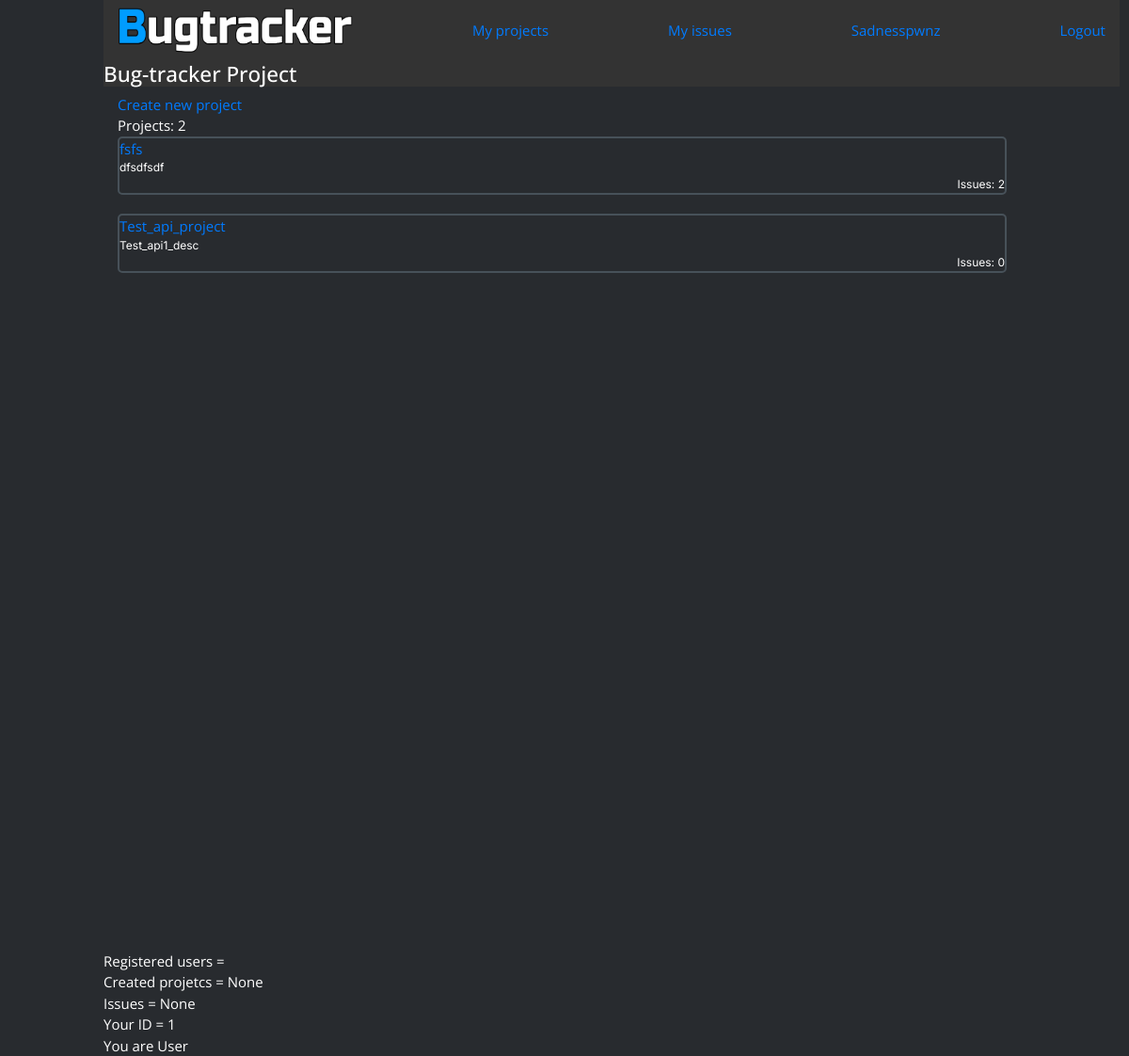
The app's page /profile/1/projects (signed in) with its own data.
### data/models.py (models this page shows, shortened)
class User(SqlAlchemyBase, UserMixin, SerializerMixin):
    __tablename__ = 'users'
    id = sqlalchemy.Column(sqlalchemy.Integer,
                           primary_key=True, autoincrement=True)
    username = sqlalchemy.Column(sqlalchemy.String, nullable=False, unique=True)
    hashed_password = sqlalchemy.Column(sqlalchemy.String, nullable=True)
    reg_ip = sqlalchemy.Column(sqlalchemy.String, nullable=True)
    last_ip = sqlalchemy.Column(sqlalchemy.String, nullable=True)
    created_date = sqlalchemy.Column(sqlalchemy.DateTime,
                                     default=datetime.datetime.now)
    role = sqlalchemy.Column(sqlalchemy.String, default='User')
    API_KEY = sqlalchemy.Column(sqlalchemy.String(24))
    issues = orm.relation('Issue',
                          secondary=association_table_user_to_issue,
                          backref='assignees')
    projects = orm.relation('Project',
                            secondary=association_table_user_to_project,
                            backref='members')

class Project(SqlAlchemyBase, SerializerMixin):
    __tablename__ = 'projects'
    id = sqlalchemy.Column(sqlalchemy.Integer,
                           primary_key=True, autoincrement=True)
    project_name = sqlalchemy.Column(sqlalchemy.String, nullable=False, unique=True)
    created_date = sqlalchemy.Column(sqlalchemy.DateTime,
                                     default=datetime.datetime.now)
    description = sqlalchemy.Column(sqlalchemy.String(256))
    short_project_tag = sqlalchemy.Column(sqlalchemy.String, unique=True)
    issues = orm.relation('Issue', secondary=association_table_project_to_issue, backref='project')

### main_app.py (the view)
@app.route('/profile/<user_id>/projects')
@login_required
def profile_projects(user_id):
    session = db_session.create_session()
    user = session.query(User).filter(User.id == user_id).first()
    return render_template('user_projects.html', user=user)

### data/db_session.py (called while the page is built)
def create_session() -> Session:
    global __factory
    return __factory()

### main_app.py (called while the page is built)
@login_manager.user_loader
def load_user(user_id):
    session = db_session.create_session()
    result = session.query(User).get(user_id)
    session.close()
    return result

### templates/user_projects.html
{% extends "base.html" %}
{% block content %}
<div class="project-block">
  <a href="/project/new"> Create new project</a>
  <div class=total-projects"> Projects: {{ user.projects|length }} </div>
    {% for project in user.projects %}
      <div class="project-element">
        <a href="/projects/{{ project.id }}"> {{ project.project_name }}</a>
        <div class="project-desc">{{ project.description }}</div>
        <div class="project-desc" align="right">Issues: {{ project.issues|length }}</div>
      </div>
    {% endfor %}
{% endblock %}

### templates/base.html (shortened to what this page needs)
<!doctype html>
<html lang="en">
<head>
    <link rel="stylesheet"
          href="https://stackpath.bootstrapcdn.com/bootstrap/4.4.1/css/bootstrap.min.css"
>
    <link rel="stylesheet" href="{{ url_for('static', filename='css/my_css.css') }}">
</head>
<body class="my-body">
<header>
    <nav class="navbar navbar-custom">
      <div>
        <a href="/index">
        <img src="{{ url_for('static', filename='img/logo3.png') }}" width="250" height="50" alt="Bugtracker logo">
        </a>
      </div>
      {% if current_user.is_authenticated %}
        <a class="navbar-link" href='/profile/{{ current_user.id }}/projects'>My projects</a>
        <a class="navbar-link" href='/profile/{{ current_user.id }}/issues'>My issues</a>
        <a class="navbar-link" href="/profile/{{ current_user.id }}">{{ current_user.username }}</a>
        <a class="navbar-link" href="/logout">Logout</a>
      {% endif %}
    </nav>
    <h4 class="my-header">Bug-tracker Project</h4>
</header>
<main role="main" class="container">
    {% block content %}{% endblock %}
</main>
<footer>
    <div class="debug-info" align="left">
      <div>
        Registered users = {{ registred_users }}
       </div>
       <div>
         Created projetcs = {{ created_projects if created_projects else None }}
       </div>
       <div>
         Issues = {{ total_issues if total_issues else None }}
       </div>
        <div>
          {% if current_user.is_authenticated %}
            Your ID = {{ current_user.id }} <br>
            You are {{ current_user.role }}
          {% else %}
            You are not authenticated
          {% endif %}
       </div>
    </div>
</footer>
</body>
</html>

### static/css/my_css.css (style rules this page uses)
* { font-family: 'Open Sans', sans-serif; font-size: 15px; }
.navbar { background-color: #333333; margin-left: 0px !important; }
.my-header { color: white; background-color: #333333; }
.my-body { color: white; background-color: #282B2F; margin-left: 100px; padding: 0px 10px; }
.project-element, .project-member, .issue-element { display: flex; flex-direction: column; width: 90%; border-style: solid; border-width: 2px; border-radius: 5px; border-color: #475159; margin-bottom: 20px; }
.project-desc { font-size: 12px; font-family: 'Inter', sans-serif; }
.debug-info { visibility: visible; position: relative; bottom: -700px; }

### records on screen
User: username "Sadnesspwnz", id "1", role "User"
Project: project_name "fsfs", description "dfsdfsdf", issues|length "2"
Project: project_name "Test_api_project", description "Test_api1_desc", issues|length "0"

### other values on screen
{{ user.projects|length }} "2"
{{ created_projects if created_projects else None }} "None"
{{ total_issues if total_issues else None }} "None"
